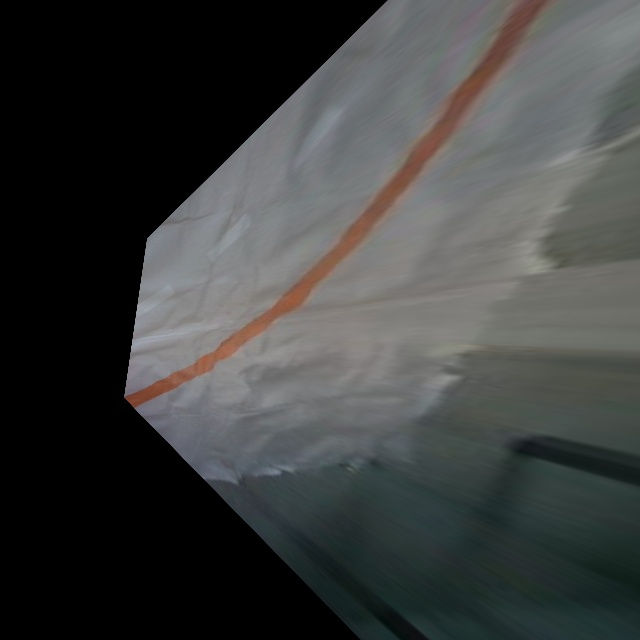
#> input picture 000021.jpg, 640 x 640 px; the run also reads 1 picture not shown here
$ jupyter execute lane_detection_notebook.ipynb
#> lines starting #> are read from the running program, lines starting #| are printed output that depends on the picture; after the words box and inside, x2 and y2 are one past the last pixel; in counts of white or black regions, pixels touching at a corner belong together
[cell 1]
import cv2
import numpy as np
import matplotlib.pyplot as plt
from typing import Tuple, List, Optional
import os

class LaneDetectionPipeline:
    def __init__(self, debug=False):
        self.debug = debug

        # HSV thresholds for yellow lane detection
        self.lower_yellow = np.array([3, 70, 100])
        self.upper_yellow = np.array([15, 180, 200])

        # ROI parameters (as fractions of image dimensions)
        self.roi_params = {
            'bottom_left': (0.3, 0.70),
            'bottom_right': (0.72, 0.70),
            'top_right': (0.72, 0.10),
            'top_left': (0.3, 0.10)
        }
        # ROI parameters (as fractions of image dimensions)
        self.roi_params2 = {
            'bottom_left': (0.0, 0.70),
            'bottom_right': (1.0, 0.70),
            'top_right': (1.0, 0.10),
            'top_left': (0.0, 0.10)
        }

        # Sliding window parameters
        self.n_windows = 10
        self.window_width = 50
        self.minpix = 20
        self.start_y = 460

        # Lane parameters
        self.lane_width = 200  # pixels

    def preprocess_image(self, img_path: str) -> np.ndarray:
        """Load and preprocess the input image."""
#> called with img_path = '000021.jpg'
        bev = cv2.imread(img_path)
#> bev is the input picture: shape (640, 640, 3); mean B, G, R 62.5, 63.3, 61.5
        bev = cv2.rotate(bev, cv2.ROTATE_90_COUNTERCLOCKWISE)
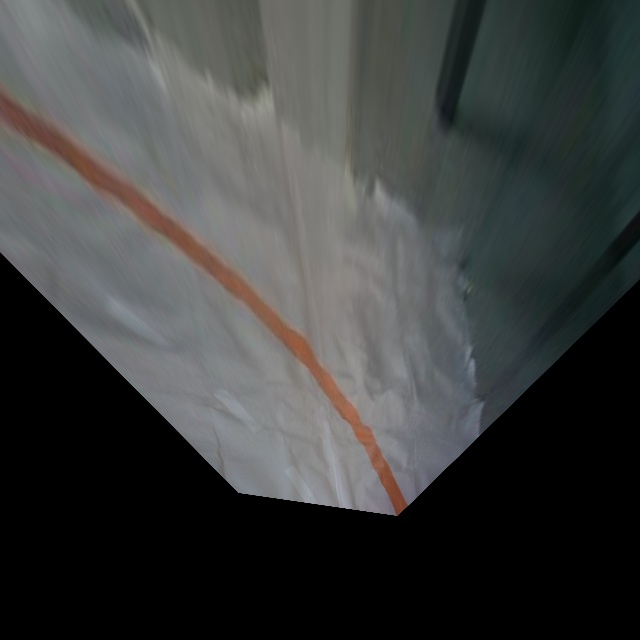
#> bev: shape (640, 640, 3); mean B, G, R 62.5, 63.3, 61.5
        bev = cv2.resize(bev, (640, 640))
        return bev

    def create_hsv_mask(self, bev: np.ndarray) -> np.ndarray:
        """Create HSV mask for yellow lane detection."""
        hsv = cv2.cvtColor(bev, cv2.COLOR_BGR2HSV)
#> hsv: shape (640, 640, 3); mean H, S, V 47.6, 22.4, 65.4
        mask = cv2.inRange(hsv, self.lower_yellow, self.upper_yellow)
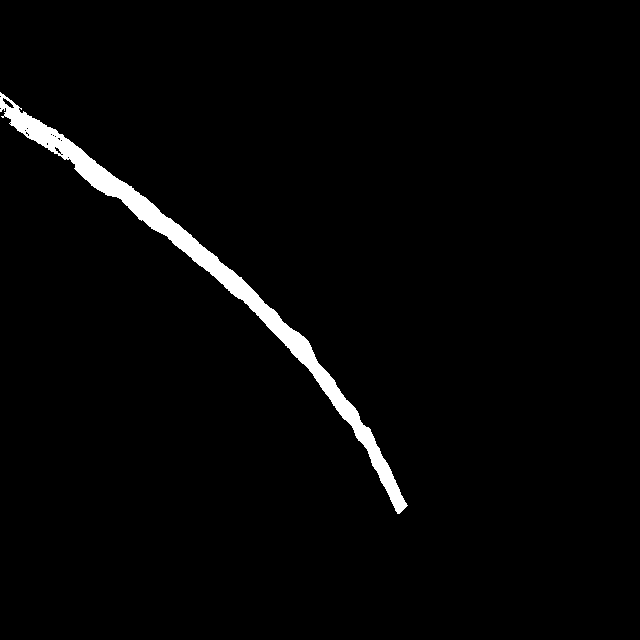
#> mask: shape (640, 640); 2.3% white; 1 white region, box (x1, y1, x2, y2) and area: (0, 92, 408, 514) 9494
        return mask

    def create_roi_mask(self, shape: Tuple[int, int, int]) -> np.ndarray:
        """Create ROI mask based on predefined polygon."""
#> called with shape = (640, 640, 3)
        h, w = shape[:2]
        mask = np.zeros((h, w), dtype=np.uint8)

        pts = np.array([[
            (int(self.roi_params['bottom_left'][0] * w), int(self.roi_params['bottom_left'][1] * h)),
            (int(self.roi_params['bottom_right'][0] * w), int(self.roi_params['bottom_right'][1] * h)),
            (int(self.roi_params['top_right'][0] * w), int(self.roi_params['top_right'][1] * h)),
            (int(self.roi_params['top_left'][0] * w), int(self.roi_params['top_left'][1] * h))
        ]], dtype=np.int32)

        if self.debug:
            print("ROI polygon vertices (in pixel coordinates):")
            for idx, (x, y) in enumerate(pts[0]):
                print(f"  Vertex {idx+1}: (x={x}, y={y})")

        cv2.fillPoly(mask, pts, 255)
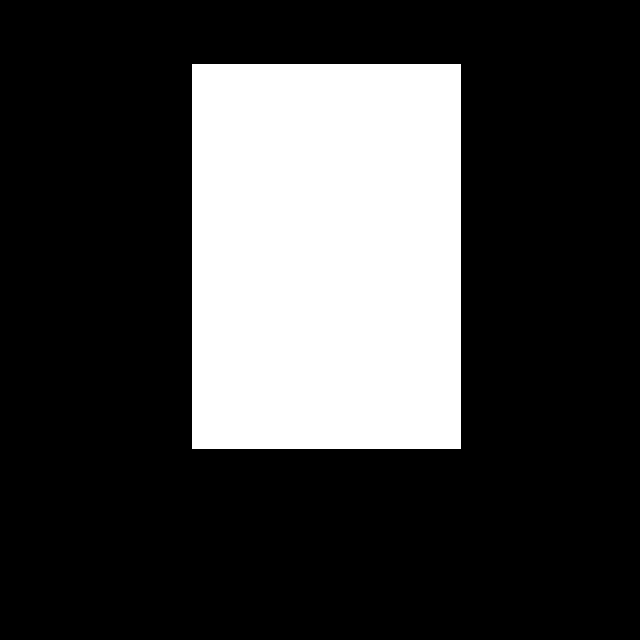
#> mask: shape (640, 640); 25.3% white; 1 white region, box (x1, y1, x2, y2) and area: (192, 64, 461, 449) 103565
        return mask

    def create_roi_mask2(self, shape: Tuple[int, int, int]) -> np.ndarray:
        """Create ROI mask based on predefined polygon."""
        h, w = shape[:2]
        mask = np.zeros((h, w), dtype=np.uint8)

        pts = np.array([[
            (int(self.roi_params2['bottom_left'][0] * w), int(self.roi_params2['bottom_left'][1] * h)),
            (int(self.roi_params2['bottom_right'][0] * w), int(self.roi_params2['bottom_right'][1] * h)),
            (int(self.roi_params2['top_right'][0] * w), int(self.roi_params2['top_right'][1] * h)),
            (int(self.roi_params2['top_left'][0] * w), int(self.roi_params2['top_left'][1] * h))
        ]], dtype=np.int32)

        if self.debug:
            print("ROI polygon vertices (in pixel coordinates):")
            for idx, (x, y) in enumerate(pts[0]):
                print(f"  Vertex {idx+1}: (x={x}, y={y})")

        cv2.fillPoly(mask, pts, 255)
        return mask

    def find_lane_base(self, mask_roi: np.ndarray) -> int:
        """Find the base position of the right lane using histogram."""
        mask_effective = mask_roi[0:self.start_y, :]
        histogram = np.sum(mask_effective[self.start_y//2:self.start_y, :], axis=0)

        midpoint = histogram.shape[0] // 2
        right_half = histogram[midpoint:]
        right_base_rel = np.argmax(right_half)
        right_base = right_base_rel + midpoint

        if self.debug:
            print(f"Right lane base detected at x = {right_base}, (y = {self.start_y})")

        return right_base, histogram

    def sliding_window_search(self, mask_effective: np.ndarray, right_base: int) -> Tuple[np.ndarray, np.ndarray, List[Tuple[int, int]]]:
        """Perform sliding window search for right lane detection."""
        window_height = self.start_y // self.n_windows

        nonzero = mask_effective.nonzero()
        nonzeroy = np.array(nonzero[0])
        nonzerox = np.array(nonzero[1])

        rightx_current = right_base
        right_lane_inds = []
        window_centers = []

        for window_idx in range(self.n_windows):
            win_y_low = self.start_y - (window_idx + 1) * window_height
            win_y_high = self.start_y - window_idx * window_height
            win_xright_low = rightx_current - self.window_width
            win_xright_high = rightx_current + self.window_width

            good_right_inds = ((nonzeroy >= win_y_low) & (nonzeroy < win_y_high) &
                             (nonzerox >= win_xright_low) & (nonzerox < win_xright_high)).nonzero()[0]

            if len(good_right_inds) > self.minpix:
                rightx_current = int(np.mean(nonzerox[good_right_inds]))

            right_lane_inds.append(good_right_inds)
            center_x = rightx_current
            center_y = int((win_y_low + win_y_high) / 2)
            window_centers.append((center_x, center_y))

            if self.debug:
                print(f"Window {window_idx+1}: Center at (x={center_x}, y={center_y}), "
                      f"found {len(good_right_inds)} pixels")

        right_lane_inds = np.concatenate(right_lane_inds)
        rightx = nonzerox[right_lane_inds]
        righty = nonzeroy[right_lane_inds]

        return rightx, righty, window_centers

    def fit_polynomial(self, rightx: np.ndarray, righty: np.ndarray, img_shape: Tuple[int, int]) -> Optional[np.ndarray]:
        """Fit polynomial to detected lane points."""
        if len(rightx) > 0 and len(righty) > 0:
            right_fit = np.polyfit(righty, rightx, 2)
            return right_fit
        return None

    def generate_lane_points(self, right_fit: np.ndarray, img_shape: Tuple[int, int]) -> Tuple[np.ndarray, np.ndarray]:
        """Generate lane points from polynomial fit."""
        ploty = np.linspace(0, img_shape[0] - 1, img_shape[0])
        right_fitx = right_fit[0]*ploty**2 + right_fit[1]*ploty + right_fit[2]

        # Filter valid points
        valid_indices = (right_fitx >= 0) & (right_fitx < img_shape[1])
        ploty = ploty[valid_indices]
        right_fitx = right_fitx[valid_indices]

        return right_fitx, ploty

    def draw_lane_overlay(self, bev: np.ndarray, right_fitx: np.ndarray, ploty: np.ndarray) -> np.ndarray:
        """Draw lane area overlay only within the ROI region."""
        overlay = bev.copy()

        # Create ROI mask
        roi_mask = self.create_roi_mask2(bev.shape)

        # Generate left lane points
        left_fitx = right_fitx - self.lane_width
        left_fitx = np.clip(left_fitx, 0, bev.shape[1] - 1)

        # Create polygon points
        pts_right = np.array([np.transpose(np.vstack([right_fitx, ploty]))], dtype=np.int32)
        pts_left = np.array([np.flipud(np.transpose(np.vstack([left_fitx, ploty])))], dtype=np.int32)
        pts = np.hstack((pts_right, pts_left))

        # Create a temporary overlay for lane detection
        temp_overlay = np.zeros_like(bev)

        # Draw filled polygon and lane lines on temporary overlay
        cv2.fillPoly(temp_overlay, [pts], color=(0, 255, 0))
        cv2.polylines(temp_overlay, [pts_right], isClosed=False, color=(255, 0, 0), thickness=2)
        cv2.polylines(temp_overlay, [pts_left], isClosed=False, color=(0, 0, 255), thickness=2)

        # Apply ROI mask to the temporary overlay
        # Convert roi_mask to 3-channel for proper masking
        roi_mask_3ch = cv2.cvtColor(roi_mask, cv2.COLOR_GRAY2BGR)
        temp_overlay_masked = cv2.bitwise_and(temp_overlay, roi_mask_3ch)

        # Combine with original image - only overlay where temp_overlay_masked has non-zero values
        mask_nonzero = np.any(temp_overlay_masked > 0, axis=2)
        overlay[mask_nonzero] = temp_overlay_masked[mask_nonzero]

        return overlay

    def process_image(self, img_path: str) -> Tuple[np.ndarray, np.ndarray]:
        """Complete pipeline to process a single image."""
        # Step 1: Preprocess
        bev = self.preprocess_image(img_path)

        # Step 2: Create masks
        hsv_mask = self.create_hsv_mask(bev)
        roi_mask = self.create_roi_mask(bev.shape)
        mask_roi = cv2.bitwise_and(hsv_mask, hsv_mask, mask=roi_mask)
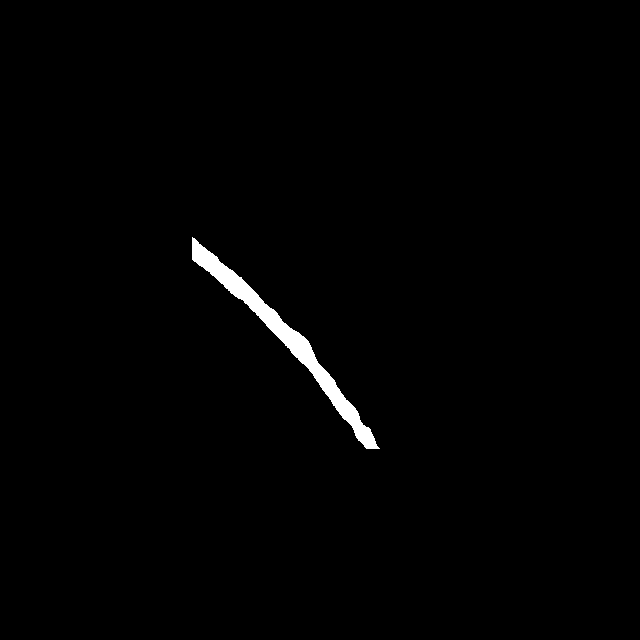
#> mask_roi: shape (640, 640); 1% white; 1 white region, box (x1, y1, x2, y2) and area: (192, 237, 380, 449) 4218

        # Step 3: Find lane base
        right_base, histogram = self.find_lane_base(mask_roi)
#> in find_lane_base, `histogram = np.sum(mask_effective[self.start_y//2:self.start_y, :], ax..`: histogram = 640 values, max 7140 at index 298, min 0 at index 0, mean 1680.6
#> (the rest of the program and of its run is left out)
